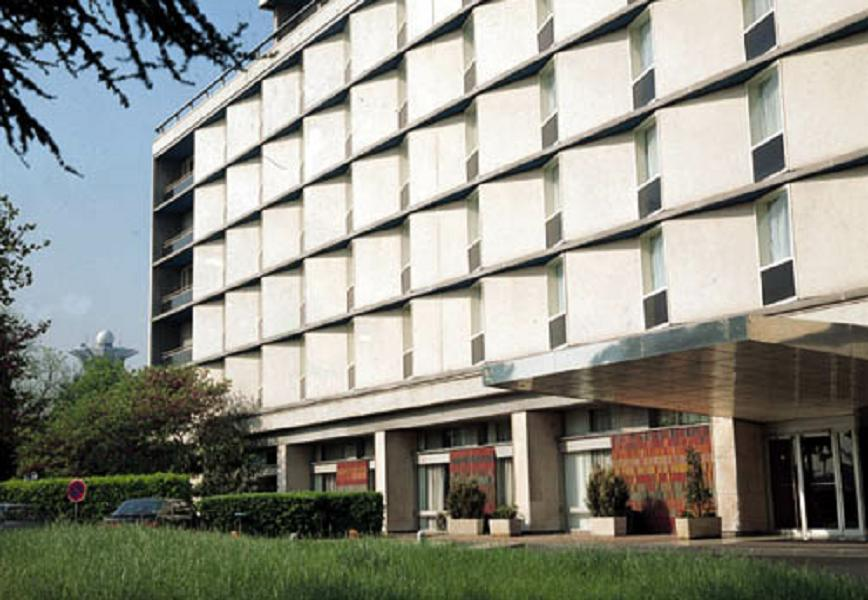
#> input picture ch03_edges/building.jpg, 868 x 600 px
$ python laplacianofgaussian.py   (older library calls are emulated)
#> lines starting #> are read from the running program, lines starting #| are printed output that depends on the picture
'''

 Laplacian of Gausian

'''

import numpy as np
import matplotlib.pyplot as plt
import cv2

src  = cv2.imread('building.jpg', cv2.IMREAD_GRAYSCALE)
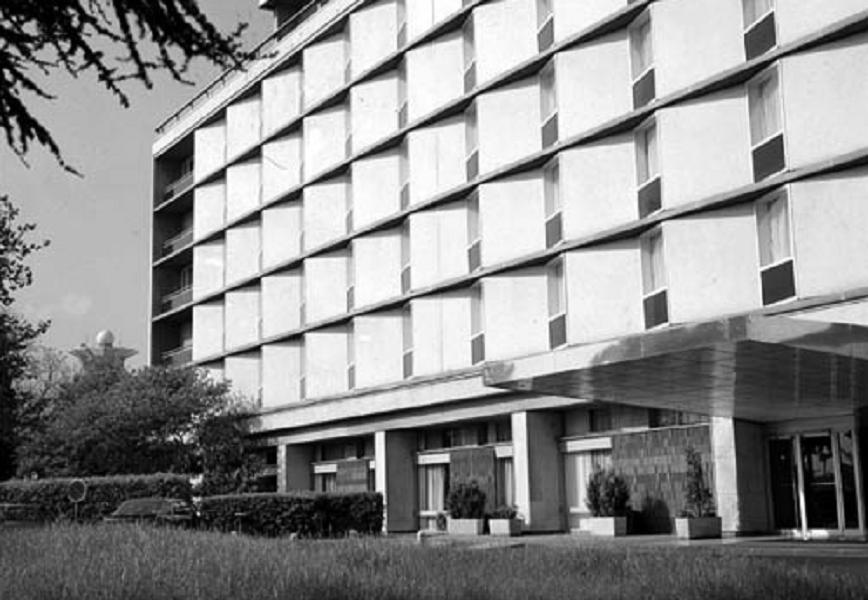
#> src: shape (600, 868); min 0, max 255, mean 142.3

# LOG kernel generation manually.
def logFilter(sigma = 3.0):

    # kernel size
    ksize = int(sigma*2*3.) # 97.5%
    if ksize % 2 == 0:
        ksize = ksize+1

    k_half = ksize//2

    print('sigma=', sigma)
    LoG = np.zeros((ksize, ksize), dtype=np.float32)
    for y in range(-k_half, k_half+1):
        for x in range(-k_half, k_half+1):
            g = -(x*x+y*y)/(2.0*sigma**2.0)
            LoG[y+k_half, x+k_half] = -(1.0+g)*np.exp(g)/(np.pi*sigma**4.0)

    return LoG

def demo_3dmesh(Z):
    from mpl_toolkits.mplot3d import Axes3D
    X = np.arange(0, kernel_log_5.shape[1] )
    Y = np.arange(0, kernel_log_5.shape[0])
    X, Y = np.meshgrid(X, Y)
    fig = plt.figure()
    ax = fig.gca(projection='3d')
    #ax.plot_surface(X = X, Y = Y, Z = Z)
    ax.plot_wireframe(X = X, Y = Y, Z = Z)
    plt.show()


# using Gaussian and Laplacian
im_gaussian_1 = cv2.GaussianBlur(src, ksize=(7, 7), sigmaX=1.0)
im_lap1 = cv2.Laplacian(im_gaussian_1, cv2.CV_16S,3)
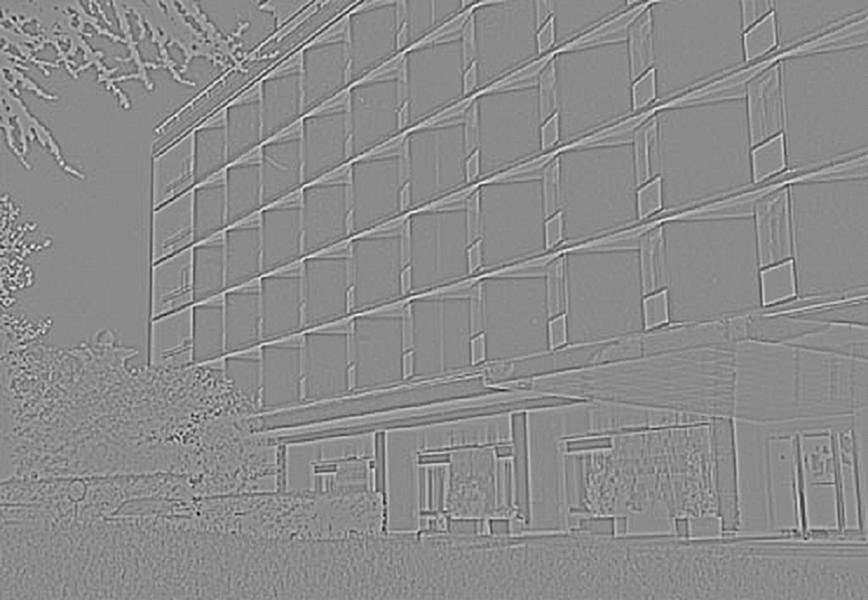
#> im_lap1: shape (600, 868) int16; min -79, max 65, mean 0; drawn with min black and max white

im_gaussian_5 = cv2.GaussianBlur(src, ksize=(31, 31), sigmaX=5.0)
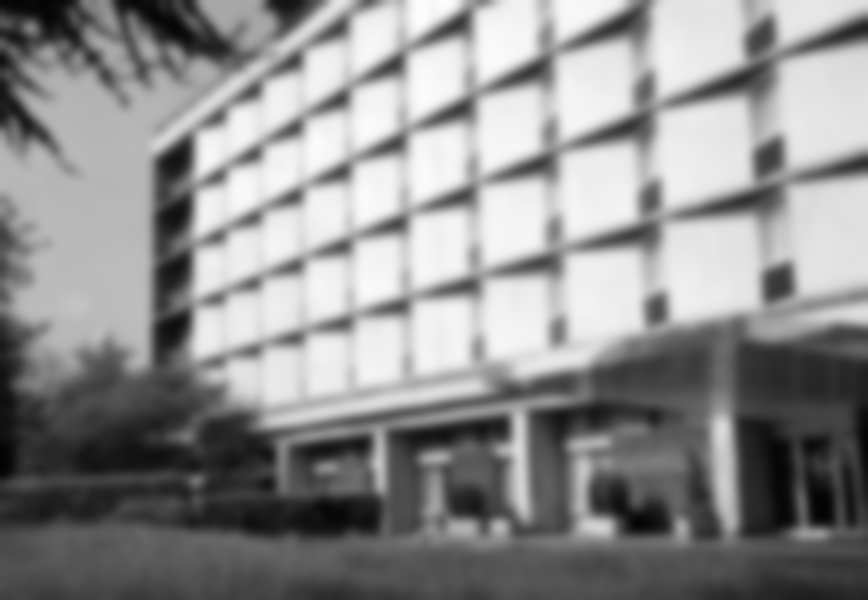
#> im_gaussian_5: shape (600, 868); min 2, max 253, mean 142.3
im_lap5 = cv2.Laplacian(im_gaussian_5, cv2.CV_16S,3)
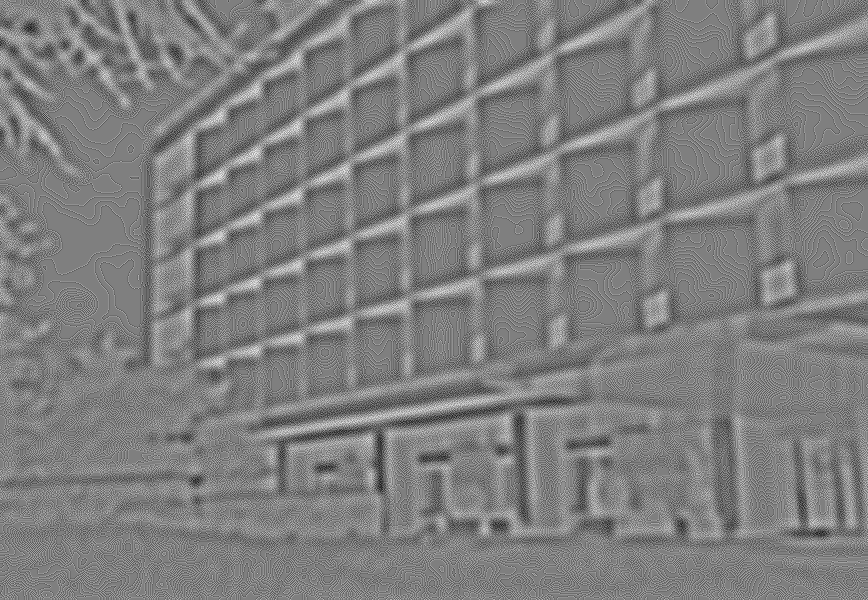
#> im_lap5: shape (600, 868) int16; min -7, max 7, mean 0.000534; drawn with min black and max white

#2 using LOG filter
kernel_log_1 = logFilter(sigma = 1.0) #7, 15, 31, 51
print(kernel_log_1)
kernel_log_5 = logFilter(sigma = 5.0) #7, 15, 31, 51
#print(kernel_log_5)
print(kernel_log_5.shape)
#> (the run stopped early here; a loop or call above may not have finished)

$ run again, with ch03_edges/lane.jpg copied over ch03_edges/building.jpg
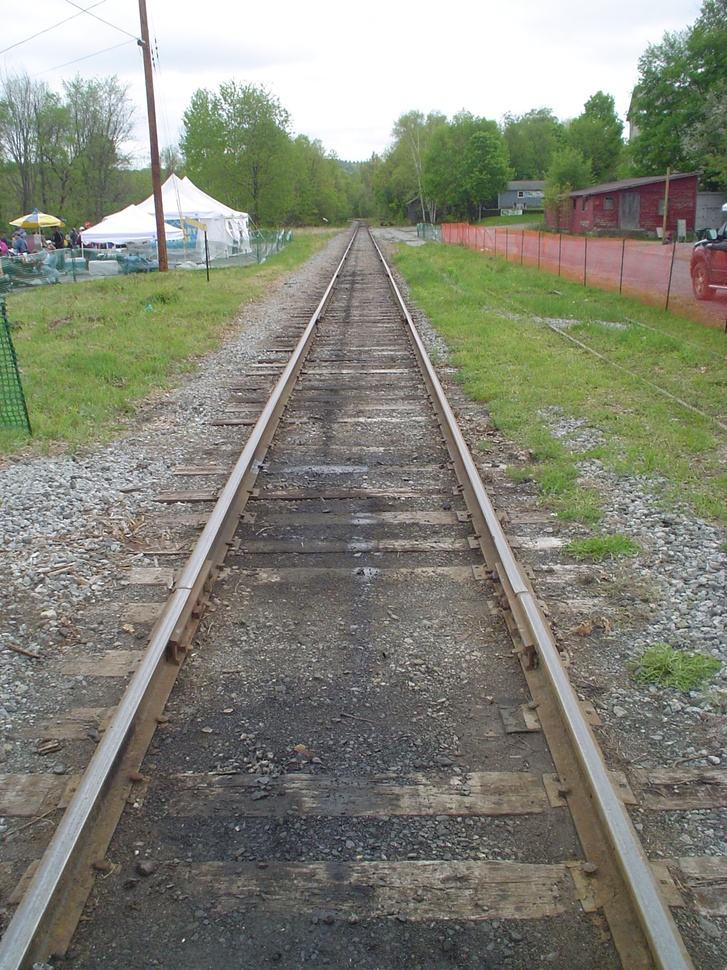
#> input picture ch03_edges/lane.jpg, 727 x 970 px, shrunk from 1536 x 2048 before the run
#> `im_gaussian_5 = cv2.GaussianBlur(src, ksize=(31, 31), sigmaX=5.0)`:
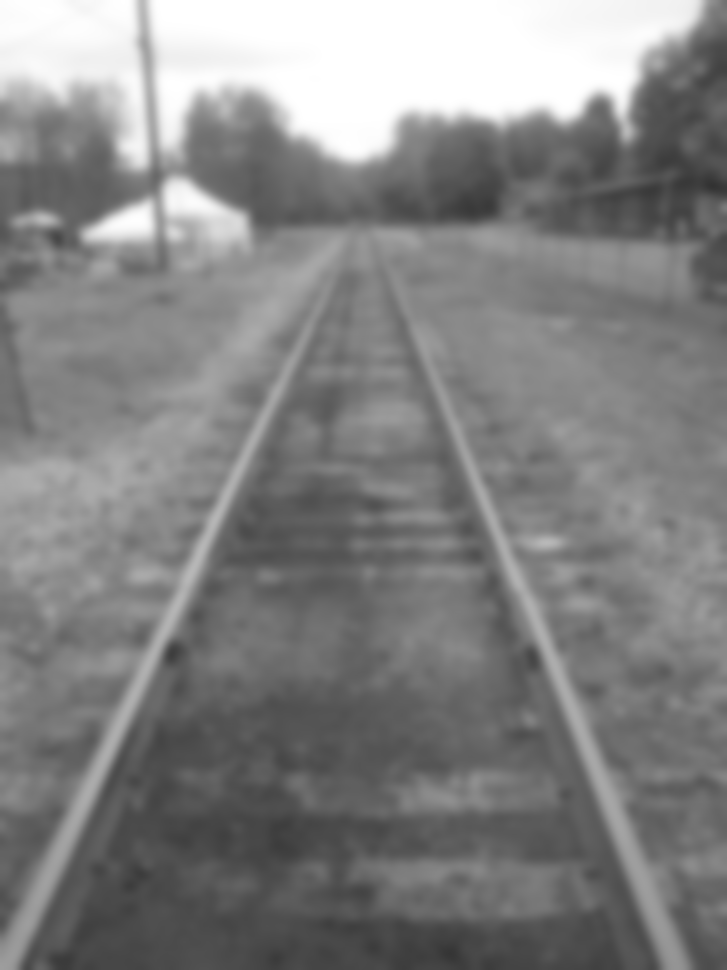
#> im_gaussian_5: shape (970, 727); min 50, max 255, mean 130.6
#> `im_lap5 = cv2.Laplacian(im_gaussian_5, cv2.CV_16S,3)`:
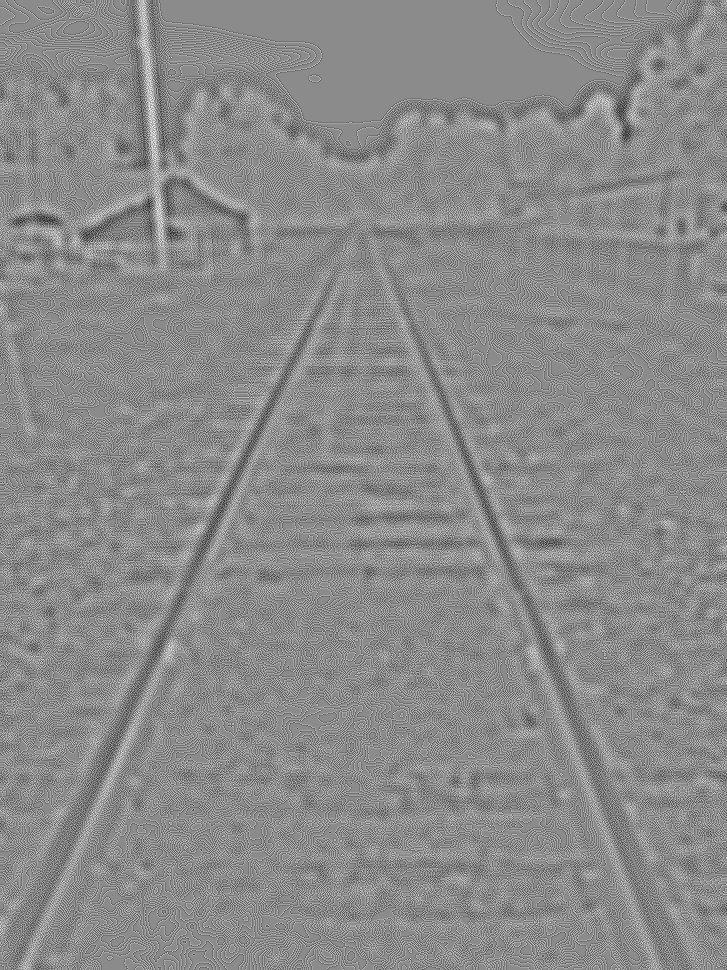
#> im_lap5: shape (970, 727) int16; min -6, max 5, mean 2.41e-05; drawn with min black and max white
